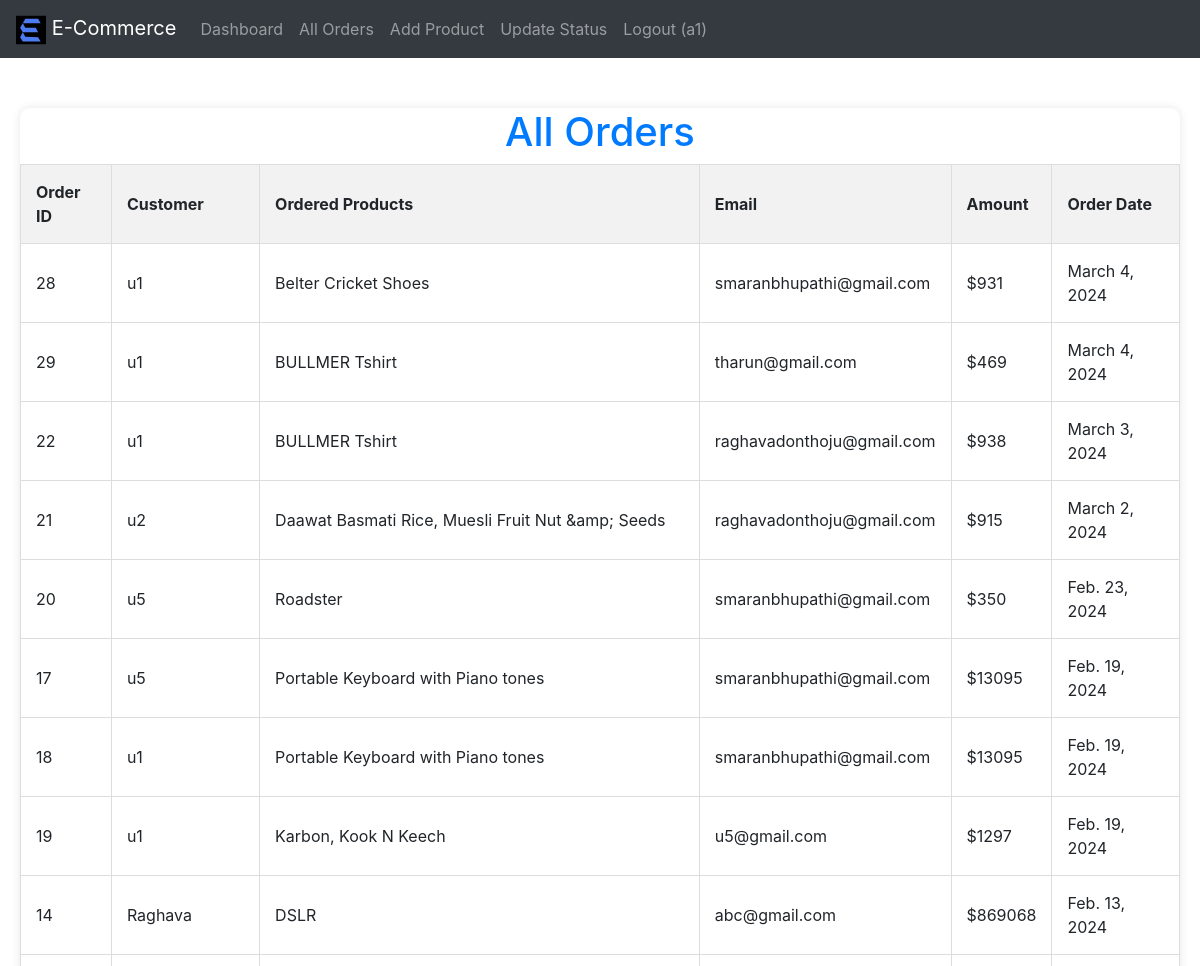
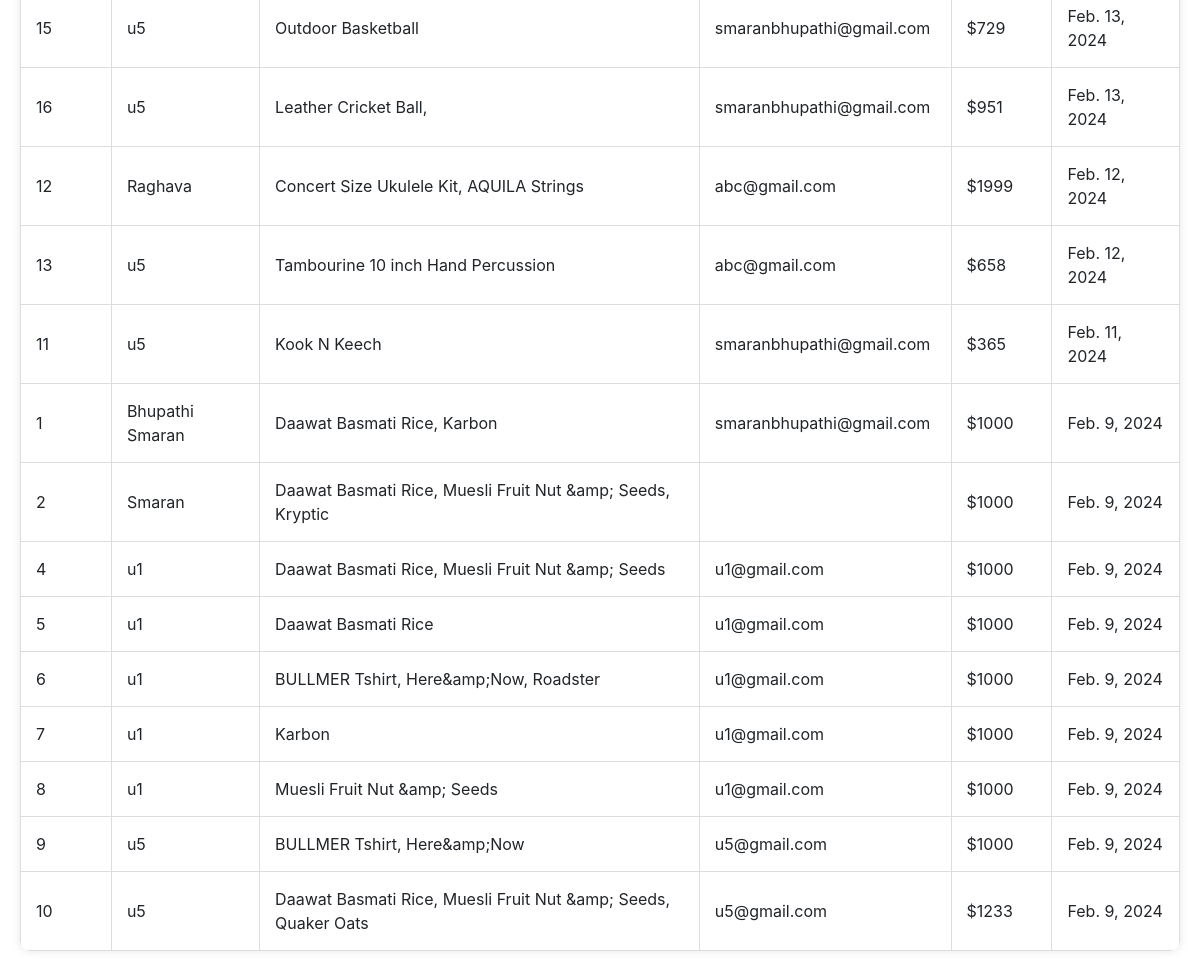
Page /adminpage/allOrders/ (signed in) on the committed database (2 pictures, top to bottom).
### shop/models.py (models this page shows)
class Orders(models.Model):
    order_id = models.AutoField(primary_key=True)
    items_json = models.CharField(max_length=5000)
    shipto = models.CharField(max_length=90)
    shipfrom = models.CharField(max_length=90)
    email = models.CharField(max_length=111)
    address = models.CharField(max_length=111)
    city = models.CharField(max_length=111)
    state = models.CharField(max_length=111)
    zip_code = models.CharField(max_length=111)
    phone = models.CharField(max_length=111, default="")
    timestamp = models.DateField(auto_now_add=True)
    amount = models.CharField(max_length=90)

### shop/views.py (the view)
# urls.py: path('adminpage/allOrders/', allOrders, name='all_orders'),
def allOrders(request):
    if request.session.get("adminusername"):
        all_orders = Orders.objects.all().order_by('-timestamp')
        for order in all_orders:
            items_data = json.loads(order.items_json)
            product_names = [item_data[1] for item_data in items_data.values()]
            order.product_names = ', '.join(product_names)
        context = {
            'all_orders': all_orders,
        }
        return render(request, 'shop/allOrders.html', context)
    else:
        return redirect("/login/admin")

### shop/templates/shop/allOrders.html (shortened to what this page needs)
{% extends 'shop/basicAdmin.html' %}
{% block body %}
    <div class="dashboard">
        <h1>All Orders</h1>
        <table>
            <thead>
                <tr>
                    <th onclick="sortTable(0)">Order ID</th>
                    <th onclick="sortTable(1)">Customer</th>
                    <th onclick="sortTable(2)">Ordered Products</th>
                    <th onclick="sortTable(3)">Email</th>
                    <th onclick="sortTable(4)">Amount</th>
                    <th onclick="sortTable(5)">Order Date</th>
                </tr>
            </thead>
            <tbody id="orderTableBody">
                {% for order in all_orders %}
                    <tr>
                        <td>{{ order.order_id }}</td>
                        <td>{{ order.shipfrom }}</td>
                        <td>{{ order.product_names }}</td>
                        <td>{{ order.email }}</td>
                        <td>${{ order.amount }}</td>
                        <td>{{ order.timestamp }}</td>
                    </tr>
                {% endfor %}
            </tbody>
        </table>
    </div>
{% endblock %}

### rows in the picture
Orders: order_id "28", shipfrom "u1", product_names "Belter Cricket Shoes", email "smaranbhupathi@gmail.com", amount "931", timestamp "March 4, 2024"
Orders: order_id "29", shipfrom "u1", product_names "BULLMER Tshirt", email "tharun@gmail.com", amount "469", timestamp "March 4, 2024"
Orders: order_id "22", shipfrom "u1", product_names "BULLMER Tshirt", email "raghavadonthoju@gmail.com", amount "938", timestamp "March 3, 2024"
Orders: order_id "21", shipfrom "u2", product_names "Daawat Basmati Rice, Muesli Fruit Nut &amp; Seeds", email "raghavadonthoju@gmail.com", amount "915", timestamp "March 2, 2024"
Orders: order_id "20", shipfrom "u5", product_names "Roadster", email "smaranbhupathi@gmail.com", amount "350", timestamp "Feb. 23, 2024"
Orders: order_id "17", shipfrom "u5", product_names "Portable Keyboard with Piano tones", email "smaranbhupathi@gmail.com", amount "13095", timestamp "Feb. 19, 2024"
Orders: order_id "18", shipfrom "u1", product_names "Portable Keyboard with Piano tones", email "smaranbhupathi@gmail.com", amount "13095", timestamp "Feb. 19, 2024"
Orders: order_id "19", shipfrom "u1", product_names "Karbon, Kook N Keech", email "u5@gmail.com", amount "1297", timestamp "Feb. 19, 2024"
Orders: order_id "14", shipfrom "Raghava", product_names "DSLR", email "abc@gmail.com", amount "869068", timestamp "Feb. 13, 2024"
Orders: order_id "15", shipfrom "u5", product_names "Outdoor Basketball", email "smaranbhupathi@gmail.com", amount "729", timestamp "Feb. 13, 2024"
Orders: order_id "16", shipfrom "u5", product_names "Leather Cricket Ball,", email "smaranbhupathi@gmail.com", amount "951", timestamp "Feb. 13, 2024"
Orders: order_id "12", shipfrom "Raghava", product_names "Concert Size Ukulele Kit, AQUILA Strings", email "abc@gmail.com", amount "1999", timestamp "Feb. 12, 2024"
Orders: order_id "13", shipfrom "u5", product_names "Tambourine 10 inch Hand Percussion", email "abc@gmail.com", amount "658", timestamp "Feb. 12, 2024"
Orders: order_id "11", shipfrom "u5", product_names "Kook N Keech", email "smaranbhupathi@gmail.com", amount "365", timestamp "Feb. 11, 2024"
Orders: order_id "1", shipfrom "Bhupathi Smaran", product_names "Daawat Basmati Rice, Karbon", email "smaranbhupathi@gmail.com", amount "1000", timestamp "Feb. 9, 2024"
Orders: order_id "2", shipfrom "Smaran", product_names "Daawat Basmati Rice, Muesli Fruit Nut &amp; Seeds, Kryptic", amount "1000", timestamp "Feb. 9, 2024"
Orders: order_id "4", shipfrom "u1", product_names "Daawat Basmati Rice, Muesli Fruit Nut &amp; Seeds", email "u1@gmail.com", amount "1000", timestamp "Feb. 9, 2024"
Orders: order_id "5", shipfrom "u1", product_names "Daawat Basmati Rice", email "u1@gmail.com", amount "1000", timestamp "Feb. 9, 2024"
Orders: order_id "6", shipfrom "u1", product_names "BULLMER Tshirt, Here&amp;Now, Roadster", email "u1@gmail.com", amount "1000", timestamp "Feb. 9, 2024"
Orders: order_id "7", shipfrom "u1", product_names "Karbon", email "u1@gmail.com", amount "1000", timestamp "Feb. 9, 2024"
Orders: order_id "8", shipfrom "u1", product_names "Muesli Fruit Nut &amp; Seeds", email "u1@gmail.com", amount "1000", timestamp "Feb. 9, 2024"
Orders: order_id "9", shipfrom "u5", product_names "BULLMER Tshirt, Here&amp;Now", email "u5@gmail.com", amount "1000", timestamp "Feb. 9, 2024"
Orders: order_id "10", shipfrom "u5", product_names "Daawat Basmati Rice, Muesli Fruit Nut &amp; Seeds, Quaker Oats", email "u5@gmail.com", amount "1233", timestamp "Feb. 9, 2024"

### other values in the picture
{{ request.session.adminusername }} "a1"
